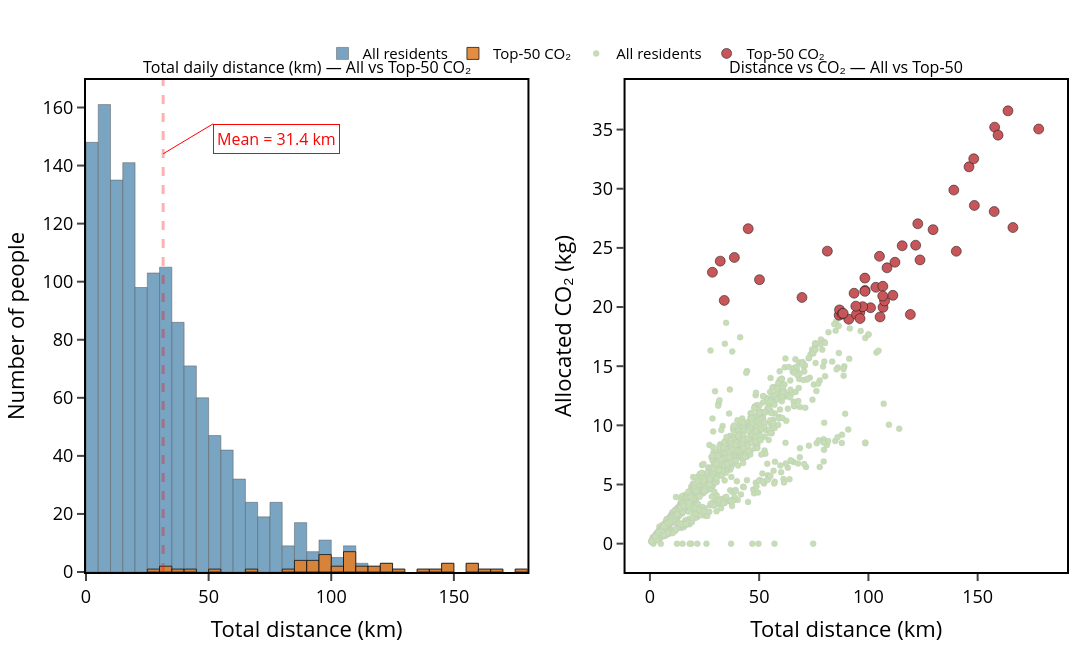

The code cell stored with this chart in its notebook:
### Code cell
from __future__ import annotations

from pathlib import Path
from typing import Union
import contextlib
import io
import logging

import numpy as np
import pandas as pd
import plotly.graph_objects as go
from plotly.subplots import make_subplots

# =============================================================================
# Visual diagnostics — Distance histogram + distance-vs-CO2 scatter (SVG only)
# =============================================================================
#
# Purpose
# -------
# Create a two-panel diagnostic figure comparing:
#   (1) Total daily distance distribution (all residents vs top-50 CO2 emitters)
#   (2) Distance vs allocated CO2 (scatter, top-50 highlighted)
#
# Output
# ------
# - SVG only (requires Kaleido). No PNG/HTML export.
#
# Notes
# -----
# - When quiet_export=True, Kaleido/Choreographer verbose logs are silenced during export.
# =============================================================================


def plot_distance_hist_and_scatter_all_vs_top50_svg(
    emissions_by_person_csv: Union[str, Path],
    top50_csv: Union[str, Path],
    output_svg: Union[str, Path],
    person_id_col: str = "person_id",
    distance_col: str = "routeLength",
    co2_col: str = "CO2_abs_allocated",
    distance_factor: float = 1 / 1000.0,   # m -> km
    co2_factor: float = 1e-6,              # mg -> kg
    bins: int = 40,
    width: int = 1500,
    height: int = 650,
    show: bool = True,
    quiet_export: bool = True,
) -> dict:
    """
    Generate the diagnostic Plotly figure and export to SVG.

    Parameters
    ----------
    emissions_by_person_csv:
        CSV containing per-person aggregated metrics.
    top50_csv:
        CSV containing a column with top-50 person IDs (person_id_col).
    output_svg:
        Destination SVG path.
    distance_factor, co2_factor:
        Unit conversions applied to distance_col and co2_col.
    show:
        If True, display the figure in the notebook.
    quiet_export:
        If True, suppress Kaleido logs and stdout/stderr during SVG export.

    Returns
    -------
    dict:
        {"n_all": int, "n_top50": int, "mean_distance_all_km": float}
    """
    emissions_by_person_csv = Path(emissions_by_person_csv)
    top50_csv = Path(top50_csv)
    output_svg = Path(output_svg)

    df_all = pd.read_csv(emissions_by_person_csv)
    df_top = pd.read_csv(top50_csv)

    # Validate required columns
    for col in (person_id_col, distance_col, co2_col):
        if col not in df_all.columns:
            raise KeyError(f"Column '{col}' not found in {emissions_by_person_csv}.")
    if person_id_col not in df_top.columns:
        raise KeyError(f"Column '{person_id_col}' not found in {top50_csv}.")

    # Normalise IDs for matching
    df_all[person_id_col] = df_all[person_id_col].astype(str)
    df_top[person_id_col] = df_top[person_id_col].astype(str)
    top_ids = set(df_top[person_id_col].dropna().unique())

    # Conversions (distance + CO2)
    dist_all_km = pd.to_numeric(df_all[distance_col], errors="coerce") * float(distance_factor)
    co2_all_kg = pd.to_numeric(df_all[co2_col], errors="coerce") * float(co2_factor)

    mask_top = df_all[person_id_col].isin(top_ids)
    dist_top_km = dist_all_km[mask_top].replace([np.inf, -np.inf], np.nan).dropna()
    dist_all_km = dist_all_km.replace([np.inf, -np.inf], np.nan).dropna()

    mean_all = float(dist_all_km.mean()) if len(dist_all_km) else np.nan

    # Scatter dataset (plot-ready)
    df_sc = df_all[[person_id_col, distance_col, co2_col]].copy()
    df_sc["dist_km"] = pd.to_numeric(df_sc[distance_col], errors="coerce") * float(distance_factor)
    df_sc["co2_kg"] = pd.to_numeric(df_sc[co2_col], errors="coerce") * float(co2_factor)
    df_sc = df_sc.replace([np.inf, -np.inf], np.nan).dropna(subset=["dist_km", "co2_kg"])
    df_sc["is_top50"] = df_sc[person_id_col].isin(top_ids)

    df_sc_others = df_sc[~df_sc["is_top50"]]
    df_sc_top = df_sc[df_sc["is_top50"]]

    # Colors (keep consistent across the repo)
    color_all = "#3274A1"
    color_top = "#E1812C"
    color_scat = "#8CBF6A"
    color_stop = "#C44E52"

    # Figure
    fig = make_subplots(
        rows=1, cols=2,
        subplot_titles=(
            "Total daily distance (km) — All vs Top-50 CO₂",
            "Distance vs CO₂ — All vs Top-50",
        ),
        horizontal_spacing=0.10,
    )

    # Left: histogram overlay
    fig.add_trace(
        go.Histogram(
            x=dist_all_km, nbinsx=bins,
            name="All residents",
            marker_color=color_all,
            opacity=0.65,
            marker=dict(line=dict(color="black", width=0.5)),
        ),
        row=1, col=1,
    )
    fig.add_trace(
        go.Histogram(
            x=dist_top_km, nbinsx=bins,
            name="Top-50 CO₂",
            marker_color=color_top,
            opacity=0.90,
            marker=dict(line=dict(color="black", width=0.8)),
        ),
        row=1, col=1,
    )

    # Mean line (all)
    if np.isfinite(mean_all):
        fig.add_vline(
            x=mean_all, line_width=3, line_dash="dash",
            line_color="red", row=1, col=1,
        )
        fig.add_annotation(
            x=mean_all, y=0.85, xref="x1", yref="paper",
            text=f"Mean = {mean_all:.1f} km",
            showarrow=True, arrowhead=0, ax=50, ay=-30,
            font=dict(color="red", size=16),
            xanchor="left", yanchor="top",
            bgcolor="white",
            bordercolor="red",
            borderwidth=1,
            borderpad=3,
        )

    # Right: scatter
    fig.add_trace(
        go.Scatter(
            x=df_sc_others["dist_km"], y=df_sc_others["co2_kg"],
            mode="markers",
            name="All residents",
            marker=dict(size=6, color=color_scat, line=dict(width=0.3, color="gray")),
            opacity=0.50,
            hovertemplate="Distance = %{x:.1f} km<br>CO₂ = %{y:.3g} kg<extra></extra>",
        ),
        row=1, col=2,
    )
    fig.add_trace(
        go.Scatter(
            x=df_sc_top["dist_km"], y=df_sc_top["co2_kg"],
            mode="markers",
            name="Top-50 CO₂",
            marker=dict(size=10, color=color_stop, line=dict(width=0.5, color="black")),
            opacity=0.95,
            hovertemplate="TOP-50<br>Distance = %{x:.1f} km<br>CO₂ = %{y:.3g} kg<extra></extra>",
        ),
        row=1, col=2,
    )

    # Layout
    fig.update_layout(
        template="simple_white",
        width=width,
        height=height,
        barmode="overlay",
        margin=dict(l=70, r=25, t=80, b=70),
        font=dict(size=18, color="black"),
        legend=dict(
            orientation="h",
            yanchor="bottom", y=1.02,
            xanchor="center", x=0.5,
            font=dict(size=15),
        ),
    )

    fig.update_xaxes(
        title_text="Total distance (km)", row=1, col=1,
        showline=True, linewidth=2, linecolor="black", mirror=True,
        ticks="outside", tickwidth=2, ticklen=7, zeroline=False,
    )
    fig.update_yaxes(
        title_text="Number of people", row=1, col=1,
        showline=True, linewidth=2, linecolor="black", mirror=True,
        ticks="outside", tickwidth=2, ticklen=7, zeroline=False,
    )

    fig.update_xaxes(
        title_text="Total distance (km)", row=1, col=2,
        showline=True, linewidth=2, linecolor="black", mirror=True,
        ticks="outside", tickwidth=2, ticklen=7, zeroline=False,
    )
    fig.update_yaxes(
        title_text="Allocated CO₂ (kg)", row=1, col=2,
        showline=True, linewidth=2, linecolor="black", mirror=True,
        ticks="outside", tickwidth=2, ticklen=7, zeroline=False,
    )

    if show:
        fig.show()

    # SVG export only (optionally silent)
    output_svg.parent.mkdir(parents=True, exist_ok=True)

    if quiet_export:
        for name in ("kaleido", "choreographer"):
            logging.getLogger(name).setLevel(logging.ERROR)

        root = logging.getLogger()
        root.setLevel(logging.WARNING)
        for h in root.handlers:
            h.setLevel(logging.WARNING)

        _buf = io.StringIO()
        with contextlib.redirect_stdout(_buf), contextlib.redirect_stderr(_buf):
            fig.write_image(output_svg)
    else:
        fig.write_image(output_svg)

    return {
        "n_all": int(df_all[person_id_col].nunique()),
        "n_top50": int(len(top_ids)),
        "mean_distance_all_km": float(mean_all),
        "output_svg": str(output_svg),
    }



stats = plot_distance_hist_and_scatter_all_vs_top50_svg(
    emissions_by_person_csv="outputs_emissions_car_only/emissions_by_person_carpool_adjusted.csv",
    top50_csv="outputs_emissions_car_only/top_50_persons_by_CO2_abs_allocated.csv",
    output_svg="outputs_top50_diagnosis/dist_hist_scatter_all_vs_top50.svg",
    distance_col="routeLength",
    co2_col="CO2_abs_allocated",
    distance_factor=1 / 1000.0,
    co2_factor=1e-6,
    bins=40,
    width=1500,
    height=650,
    show=True,
    quiet_export=True,
)

print(stats)

### Figure 1 — Plotly figure (JSON) as saved in the notebook; plotly's stock layout.template omitted (floating-point values rounded to 4 significant figures; data arrays with more than 128 entries replaced by an {"elided": "..."} marker saying what was removed)
{"data": [{"marker": {"color": "#3274A1", "line": {"color": "black", "width": 0.5}}, "name": "All residents", "nbinsx": 40, "opacity": 0.65, "type": "histogram", "x": {"elided": "1374 float values"}, "xaxis": "x", "yaxis": "y"}, {"marker": {"color": "#E1812C", "line": {"color": "black", "width": 0.8}}, "name": "Top-50 CO₂", "nbinsx": 40, "opacity": 0.9, "type": "histogram", "x": [86.62, 28.59, 177.9, 166.1, 106.7, 129.6, 148.5, 90.99, 86.79, 88.0, 139.1, 96.07, 122.6, 157.6, 88.43, 94.54, 38.64, 32.19, 44.97, 111.2, 103.4, 119.2, 98.47, 105.1, 50.15, 81.2, 106.6, 115.5, 101.0, 98.41, 112.2, 107.4, 98.38, 123.6, 97.39, 121.6, 157.8, 105.3, 108.5, 96.17, 140.2, 146.0, 69.59, 106.6, 148.2, 34.01, 93.44, 159.3, 163.9, 94.25], "xaxis": "x", "yaxis": "y"}, {"hovertemplate": "Distance = %{x:.1f} km<br>CO₂ = %{y:.3g} kg<extra></extra>", "marker": {"color": "#8CBF6A", "line": {"color": "gray", "width": 0.3}, "size": 6}, "mode": "markers", "name": "All residents", "opacity": 0.5, "type": "scatter", "x": {"elided": "1324 float values"}, "xaxis": "x2", "y": {"elided": "1324 float values"}, "yaxis": "y2"}, {"hovertemplate": "TOP-50<br>Distance = %{x:.1f} km<br>CO₂ = %{y:.3g} kg<extra></extra>", "marker": {"color": "#C44E52", "line": {"color": "black", "width": 0.5}, "size": 10}, "mode": "markers", "name": "Top-50 CO₂", "opacity": 0.95, "type": "scatter", "x": [86.62, 28.59, 177.9, 166.1, 106.7, 129.6, 148.5, 90.99, 86.79, 88.0, 139.1, 96.07, 122.6, 157.6, 88.43, 94.54, 38.64, 32.19, 44.97, 111.2, 103.4, 119.2, 98.47, 105.1, 50.15, 81.2, 106.6, 115.5, 101.0, 98.41, 112.2, 107.4, 98.38, 123.6, 97.39, 121.6, 157.8, 105.3, 108.5, 96.17, 140.2, 146.0, 69.59, 106.6, 148.2, 34.01, 93.44, 159.3, 163.9, 94.25], "xaxis": "x2", "y": [19.31, 22.94, 35.05, 26.72, 19.97, 26.54, 28.59, 18.97, 19.76, 19.43, 29.89, 19.55, 27.04, 28.07, 19.47, 19.38, 24.19, 23.88, 26.62, 20.99, 21.67, 19.37, 21.4, 24.29, 22.31, 24.73, 21.75, 25.18, 19.94, 21.33, 23.79, 20.52, 22.45, 23.98, 20.03, 25.23, 35.2, 19.16, 23.31, 19.03, 24.71, 31.85, 20.81, 20.94, 32.53, 20.56, 21.17, 34.53, 36.58, 20.07], "yaxis": "y2"}], "layout": {"annotations": [{"font": {"size": 16}, "showarrow": false, "text": "Total daily distance (km) — All vs Top-50 CO₂", "x": 0.225, "xanchor": "center", "xref": "paper", "y": 1, "yanchor": "bottom", "yref": "paper"}, {"font": {"size": 16}, "showarrow": false, "text": "Distance vs CO₂ — All vs Top-50", "x": 0.775, "xanchor": "center", "xref": "paper", "y": 1, "yanchor": "bottom", "yref": "paper"}, {"arrowhead": 0, "ax": 50, "ay": -30, "bgcolor": "white", "bordercolor": "red", "borderpad": 3, "borderwidth": 1, "font": {"color": "red", "size": 16}, "showarrow": true, "text": "Mean = 31.4 km", "x": 31.45, "xanchor": "left", "xref": "x", "y": 0.85, "yanchor": "top", "yref": "paper"}], "barmode": "overlay", "font": {"color": "black", "size": 18}, "height": 650, "legend": {"font": {"size": 15}, "orientation": "h", "x": 0.5, "xanchor": "center", "y": 1.02, "yanchor": "bottom"}, "margin": {"b": 70, "l": 70, "r": 25, "t": 80}, "shapes": [{"line": {"color": "red", "dash": "dash", "width": 3}, "type": "line", "x0": 31.45, "x1": 31.45, "xref": "x", "y0": 0, "y1": 1, "yref": "y domain"}], "width": 1500, "xaxis": {"anchor": "y", "domain": [0, 0.45], "linecolor": "black", "linewidth": 2, "mirror": true, "showline": true, "ticklen": 7, "ticks": "outside", "tickwidth": 2, "title": {"text": "Total distance (km)"}, "zeroline": false}, "xaxis2": {"anchor": "y2", "domain": [0.55, 1], "linecolor": "black", "linewidth": 2, "mirror": true, "showline": true, "ticklen": 7, "ticks": "outside", "tickwidth": 2, "title": {"text": "Total distance (km)"}, "zeroline": false}, "yaxis": {"anchor": "x", "domain": [0, 1], "linecolor": "black", "linewidth": 2, "mirror": true, "showline": true, "ticklen": 7, "ticks": "outside", "tickwidth": 2, "title": {"text": "Number of people"}, "zeroline": false}, "yaxis2": {"anchor": "x2", "domain": [0, 1], "linecolor": "black", "linewidth": 2, "mirror": true, "showline": true, "ticklen": 7, "ticks": "outside", "tickwidth": 2, "title": {"text": "Allocated CO₂ (kg)"}, "zeroline": false}}}
